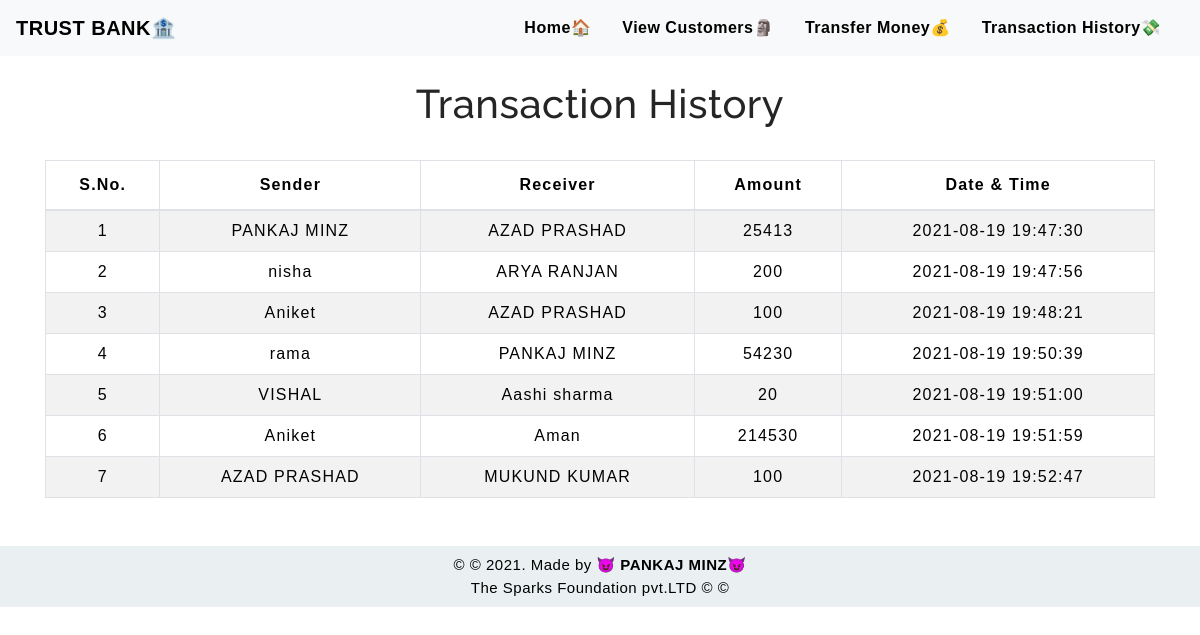
The page /transactionhistory.php on the database its author committed.
### tables this page shows
CREATE TABLE `transation` (
  `s.no.` int(3) NOT NULL,
  `Sender` text NOT NULL,
  `Receiver` text NOT NULL,
  `Amount` int(10) NOT NULL,
  `Date & Time` datetime NOT NULL DEFAULT current_timestamp()
);

### transactionhistory.php (the view, shortened to what this page needs)
<!DOCTYPE html>
<html lang="en">
<head>
    <link rel="stylesheet" href="https://stackpath.bootstrapcdn.com/bootstrap/4.5.2/css/bootstrap.min.css">
    <link rel="stylesheet" type="text/css" href="table.css">
    <link rel="stylesheet" type="text/css" href="style.css">
    <link rel="stylesheet" type="text/css" href="navbar.css">
</head>
<body>
<?php
  include 'navbar.php';
?>
	<div class="container">
        <h2 class="text-center pt-4">Transaction History</h2>
       <br>
       <div class="table-responsive-sm">
    <table class="table table-hover table-striped table-condensed table-bordered">
        <thead>
            <tr>
                <th class="text-center">S.No.</th>
                <th class="text-center">Sender</th>
                <th class="text-center">Receiver</th>
                <th class="text-center">Amount</th>
                <th class="text-center">Date & Time</th>
            </tr>
        </thead>
        <tbody>
        <?php
            include 'config.php';
            $sql ="select * from transation";
            $query =mysqli_query($conn, $sql);
            while($rows = mysqli_fetch_assoc($query))
            {
        ?>
            <tr>
            <td class="py-2"><?php echo $rows['s.no.']; ?></td>
            <td class="py-2"><?php echo $rows['Sender']; ?></td>
            <td class="py-2"><?php echo $rows['Receiver']; ?></td>
            <td class="py-2"><?php echo $rows['Amount']; ?> </td>
            <td class="py-2"><?php echo $rows['Date & Time']; ?> </td>
        <?php
            }
        ?>
        </tbody>
    </table>
    </div>
</div>
<footer class="text-center mt-5 py-2">
        <p>&copy &copy 2021. Made by &#128520 <b>PANKAJ MINZ</b>&#128520 <br> The Sparks Foundation pvt.LTD &copy &copy</p>
      </footer>
</body>
</html>

### navbar.php (shortened to what this page needs)
<link rel="stylesheet" type="text/css" href="navbar.css">
      <nav class="navbar navbar-expand-md navbar-light bg-light">
      <a class="navbar-brand" href="index.php"><b>TRUST BANK&#127974</b></a>
      <div class="collapse navbar-collapse" id="collapsibleNavbar">
            <ul class="navbar-nav ml-auto">
              <li class="nav-item">
                <a class="nav-link" href="index.php"><b>Home&#127968</b></a>
              </li>
              <li class="nav-item">
                <a class="nav-link" href="transfermoney.php"><b>View Customers&#128511</b></a>
              </li
              <li class="nav-item">
                <a class="nav-link" href="transfermoney.php"><b>Transfer Money&#128176</b></a>
              <li class="nav-item">
                <a class="nav-link" href="transactionhistory.php"><b>Transaction History&#128184</b></a>
              </li>
          </div>
       </nav>

### table.css (style rules this page uses)
* { padding: 0; margin: 0; box-sizing: border-box; font-family: sans-serif; }
h2 { font-size: 40px; }
table { letter-spacing: 1.2px; }
td { text-align: center; }

### style.css (style rules this page uses)
* { padding: 0; margin: 0; box-sizing: border-box; font-family: sans-serif; color: black }
footer { color:#586776; background-color:#EAF0F1; letter-spacing: 0.5px; }
footer p { margin: 0; font-size: 15px; }

### navbar.css (style rules this page uses)
.nav-link { margin-right: 15px; color:red; letter-spacing: 0.5px; transition: 0.5s; }
.navbar-brand { color:F2OCOC; letter-spacing: 0.5px; }
h2 { color:#252525; letter-spacing: 0.5px; font-family: raleway; }

### rows shown on the page
transation: no "1", Sender "PANKAJ MINZ", Receiver "AZAD PRASHAD", Amount "25413", value "2021-08-19 19:47:30"
transation: no "2", Sender "nisha", Receiver "ARYA RANJAN", Amount "200", value "2021-08-19 19:47:56"
transation: no "3", Sender "Aniket", Receiver "AZAD PRASHAD", Amount "100", value "2021-08-19 19:48:21"
transation: no "4", Sender "rama", Receiver "PANKAJ MINZ", Amount "54230", value "2021-08-19 19:50:39"
transation: no "5", Sender "VISHAL", Receiver "Aashi sharma", Amount "20", value "2021-08-19 19:51:00"
transation: no "6", Sender "Aniket", Receiver "Aman", Amount "214530", value "2021-08-19 19:51:59"
transation: no "7", Sender "AZAD PRASHAD", Receiver "MUKUND KUMAR", Amount "100", value "2021-08-19 19:52:47"
